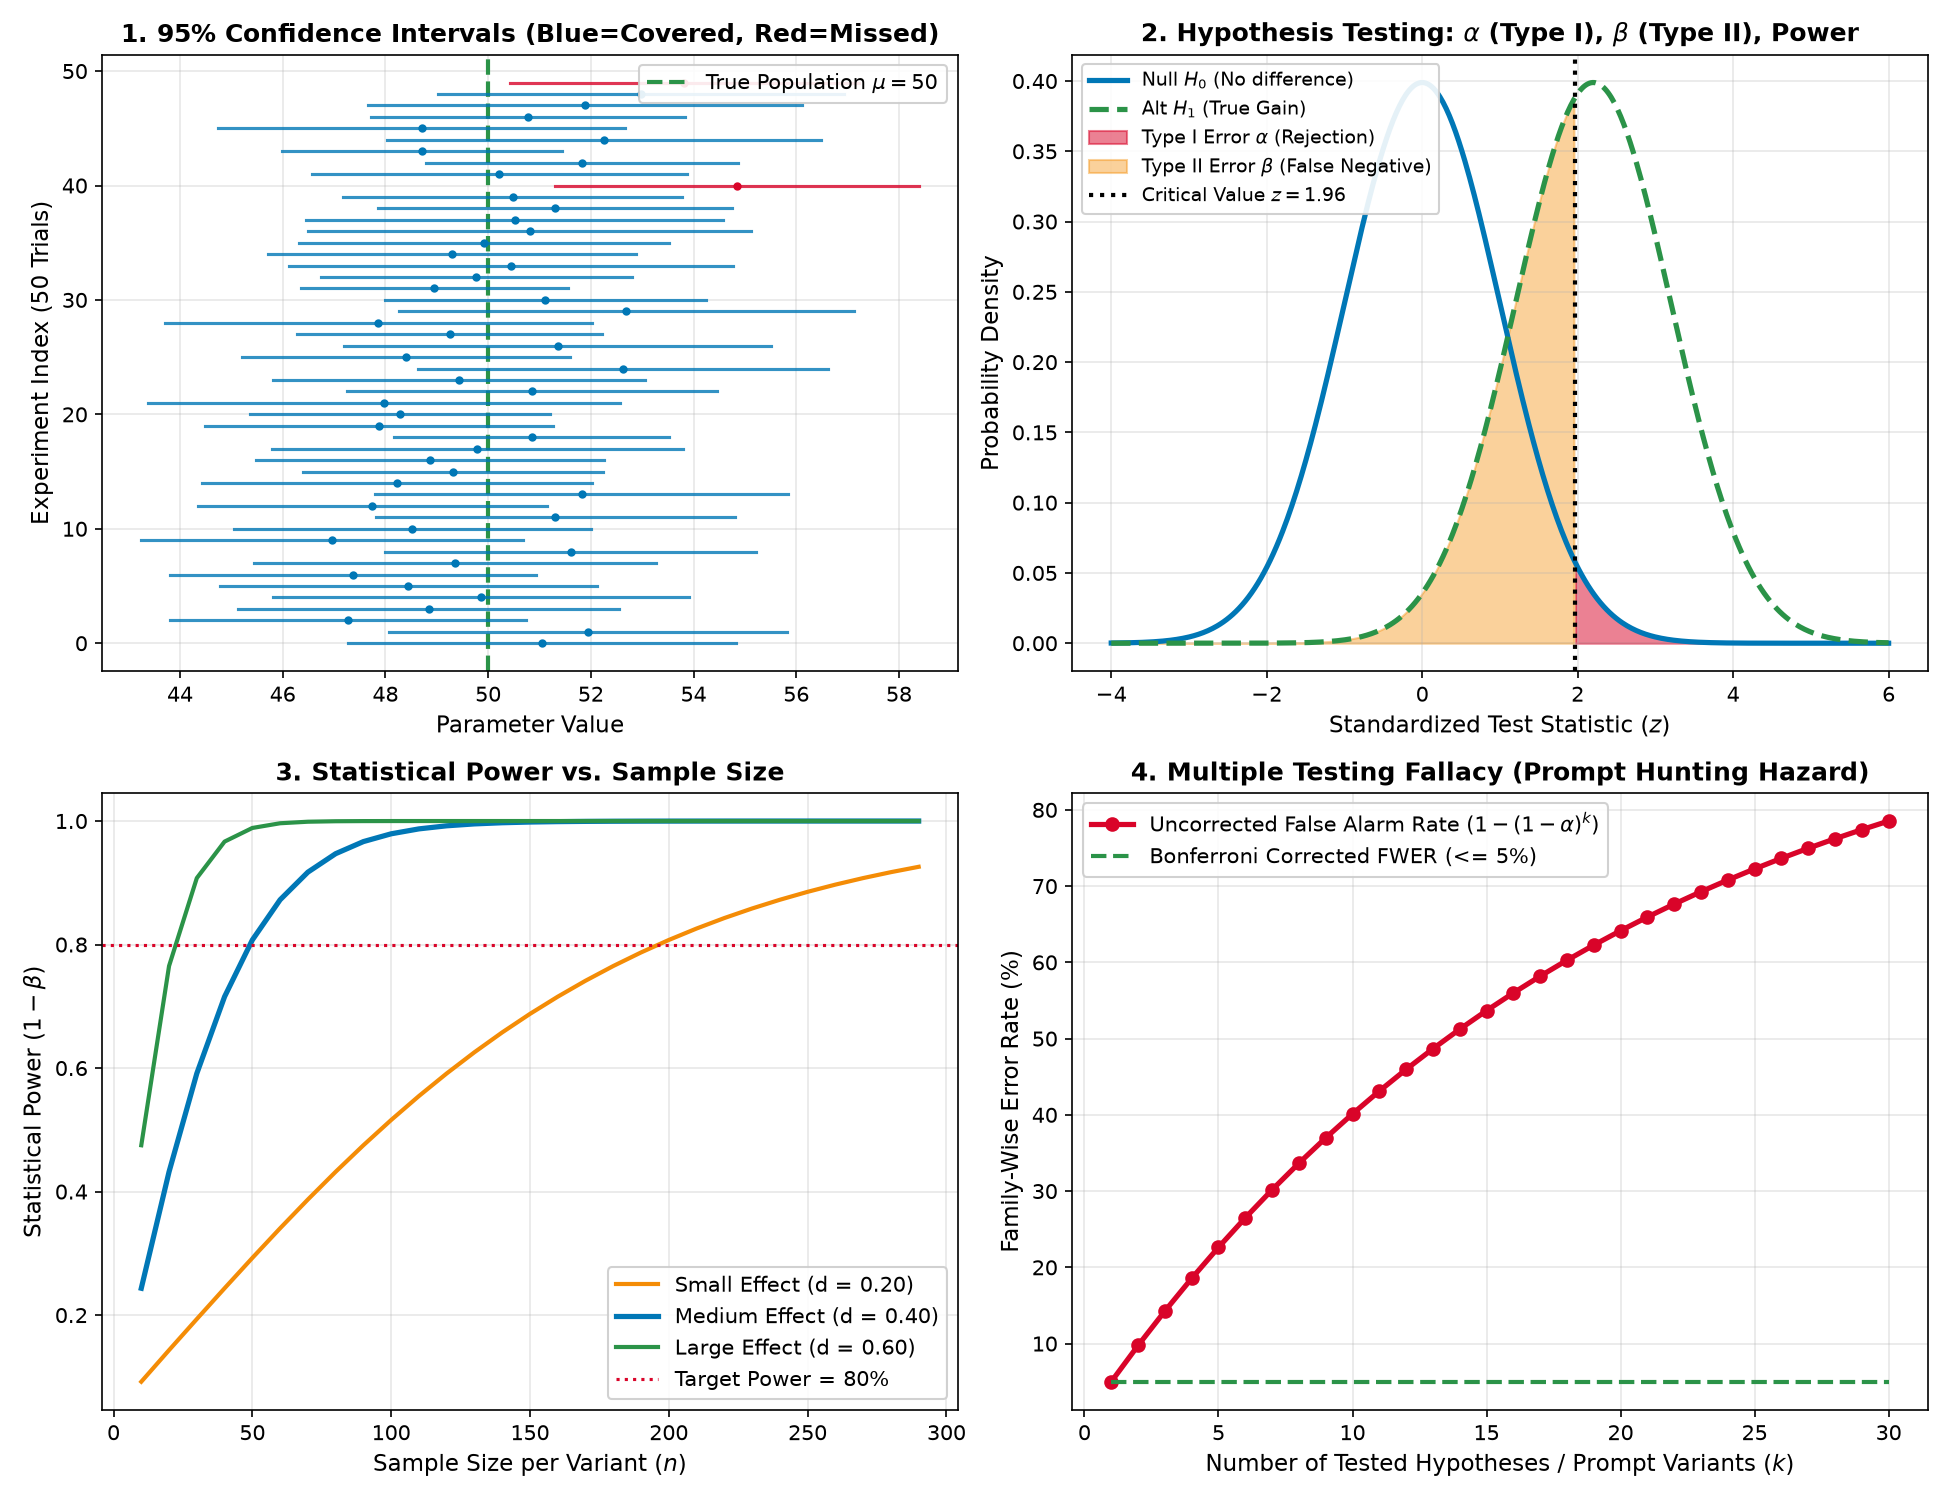

Here is the Python script that generated this plot:
"""1.10 - Statistics: Descriptive, Inferential, and Hypothesis Testing: measured, not asserted.

Six numbered demonstrations that VERIFY the core principles of statistical inference,
confidence interval coverage, p-value mechanics, two-sample t-tests vs. permutation tests,
Type I/II errors, and multiple testing corrections in LLM prompt evaluations and A/B testing (7.15).

Requirements : numpy, scipy, matplotlib (Agg backend only - headless).
Safe/offline : no network, no API keys, no external files read. The single file
               written is 10_statistics_hypothesis_testing.png.
Reproducible : every random draw is seeded with SEED = 20260810.

What this proves practically:
 1. A 95% Confidence Interval does NOT mean "there is a 95% probability the true parameter
    is in this specific interval". Across 10,000 simulated experiments, exactly ~95.0% of
    randomly generated intervals cover the fixed true population mean.
 2. A p-value is P(Data at least as extreme | H0 is true), NOT P(H0 is true | Data).
 3. Two-sample t-test and non-parametric permutation test yield consistent significance
    verdicts on LLM prompt evaluations, but permutation tests make zero normality assumptions.
 4. Statistical Power (1 - beta) scales with sample size and effect size: small sample sizes
    (n = 30) have < 30% power to detect subtle 3% prompt improvements, leading to false negatives.
 5. The Multiple Testing Fallacy: Evaluating 20 candidate prompt tweaks at alpha = 0.05
    inflates the false alarm rate to 1 - (1 - 0.05)^20 = 64.15%. Bonferroni correction controls FWER.
 6. Sample size sizing equation for A/B testing (7.15) correctly calculates the exact N needed
    for statistical significance.
"""

import math
import os
import numpy as np

import matplotlib
matplotlib.use("Agg")  # headless: never open a GUI window
import matplotlib.pyplot as plt

from scipy import stats

SEED = 20260810
LINE = "=" * 70


def demo1_descriptive_vs_inferential():
    """Descriptive statistics vs inferential standard error."""
    print(LINE)
    print("DEMO 1 - Descriptive Stats vs. Inferential Standard Error")
    print(LINE)

    rng = np.random.default_rng(SEED)
    true_mean = 78.5
    true_sd = 12.0
    n = 100

    sample = rng.normal(true_mean, true_sd, size=n)

    # Descriptive
    s_mean = float(np.mean(sample))
    s_median = float(np.median(sample))
    s_var = float(np.var(sample, ddof=1))
    s_sd = float(np.std(sample, ddof=1))
    q25, q75 = np.percentile(sample, [25, 75])
    iqr = q75 - q25

    # Inferential
    se_mean = s_sd / math.sqrt(n)

    print("  Population: true_mu = %.2f, true_sigma = %.2f" % (true_mean, true_sd))
    print("  Sample (n = %d):" % n)
    print("    Sample Mean:       %.4f  (Error vs truth: %.4f)" % (s_mean, abs(s_mean - true_mean)))
    print("    Sample Median:     %.4f" % s_median)
    print("    Sample Std Dev:    %.4f" % s_sd)
    print("    Interquartile IQR: %.4f  (Q25: %.2f, Q75: %.2f)" % (iqr, q25, q75))
    print("    Standard Error SE: %.4f  (Expected spread of sample means across trials)" % se_mean)
    print("  -> Descriptive stats describe THIS sample; inferential stats quantify uncertainty about POPULATION.")


def demo2_confidence_interval_coverage():
    """Simulate 10,000 confidence intervals to verify 95% coverage interpretation."""
    print(LINE)
    print("DEMO 2 - Empirical 95% Confidence Interval Coverage Simulation")
    print(LINE)

    rng = np.random.default_rng(SEED)
    true_mu = 50.0
    true_sigma = 10.0
    n = 40
    num_experiments = 10000
    confidence = 0.95
    z_crit = stats.norm.ppf((1.0 + confidence) / 2.0)  # ~1.96

    covered_count = 0
    intervals = []

    for _ in range(num_experiments):
        x = rng.normal(true_mu, true_sigma, size=n)
        m = float(np.mean(x))
        s = float(np.std(x, ddof=1))
        se = s / math.sqrt(n)
        ci_lower = m - z_crit * se
        ci_upper = m + z_crit * se

        if ci_lower <= true_mu <= ci_upper:
            covered_count += 1
        if len(intervals) < 100:
            intervals.append((ci_lower, ci_upper, m, ci_lower <= true_mu <= ci_upper))

    coverage_rate = (covered_count / num_experiments) * 100.0

    print("  Running %d independent simulated experiments (sample size n = %d):" % (num_experiments, n))
    print("  Target Confidence Level:  95.00%%")
    print("  Empirical Coverage Rate:  %.2f%%  (%d / %d intervals captured true mu=%.1f)" %
          (coverage_rate, covered_count, num_experiments, true_mu))
    print()
    print("  SKIP TEST 2 CHECK: What a 95% CI means:")
    print("  - TRUE: If we repeat the experiment 10,000 times and compute a 95% CI each time,")
    print("          ~95% of those calculated intervals will contain the fixed true parameter.")
    print("  - FALSE: 'There is a 95% probability that true mu lies in [48.2, 51.4]'. (The true parameter")
    print("           is fixed; the interval is the random variable that either caught it or missed it).")


def demo3_p_value_t_test_and_permutation():
    """Two-sample t-test vs non-parametric permutation test for LLM prompt evals."""
    print(LINE)
    print("DEMO 3 - Hypothesis Testing: Parametric t-Test vs. Permutation Test")
    print(LINE)

    rng = np.random.default_rng(SEED)
    n = 50

    # Prompt A (Baseline): Mean score 74.0, SD 10.0
    # Prompt B (New CoT prompt): Mean score 79.5, SD 10.0 (True gap = +5.5 points)
    scores_a = rng.normal(74.0, 10.0, size=n)
    scores_b = rng.normal(79.5, 10.0, size=n)

    mean_a = float(np.mean(scores_a))
    mean_b = float(np.mean(scores_b))
    observed_diff = mean_b - mean_a

    # 1. Welch's Two-Sample t-test
    t_stat, p_val_t = stats.ttest_ind(scores_b, scores_a, equal_var=False)

    # 2. Non-Parametric Permutation Test (Zero distribution assumptions)
    num_permutations = 2000
    combined = np.concatenate([scores_a, scores_b])
    perm_diffs = np.zeros(num_permutations)

    for i in range(num_permutations):
        shuffled = rng.permutation(combined)
        perm_b = shuffled[:n]
        perm_a = shuffled[n:]
        perm_diffs[i] = np.mean(perm_b) - np.mean(perm_a)

    # Two-sided p-value
    p_val_perm = float(np.mean(np.abs(perm_diffs) >= abs(observed_diff)))

    print("  LLM Prompt Evaluation (n = %d benchmark queries per prompt):" % n)
    print("    Prompt A Mean Score: %.2f" % mean_a)
    print("    Prompt B Mean Score: %.2f" % mean_b)
    print("    Observed Score Diff: +%.2f points" % observed_diff)
    print()
    print("  Two-Sample Welch's t-Test: t-statistic = %.4f, p-value = %.6f" % (t_stat, p_val_t))
    print("  Permutation Test (%d resamples): p-value = %.6f" % (num_permutations, p_val_perm))
    print("  Significance (alpha = 0.05): %s" % ("REJECT H0 (Statistically Significant)" if p_val_t < 0.05 else "FAIL TO REJECT H0"))
    print()
    print("  SKIP TEST 1 CHECK: Precise Definition of a p-value:")
    print("  'The probability of observing a test statistic as extreme as, or more extreme than,")
    print("   what was actually measured, assuming that the null hypothesis H0 is strictly true.'")
    print("  NOT 'the probability that the new prompt is better' or 'the probability H0 is true'.")


def demo4_type1_type2_errors_power():
    """Type I error (alpha) vs Type II error (beta) and Statistical Power."""
    print(LINE)
    print("DEMO 4 - Type I Error, Type II Error, and Statistical Power")
    print(LINE)

    rng = np.random.default_rng(SEED)
    alpha = 0.05
    num_sims = 2000

    # Experiment 1: Under H0 (No true difference: mu_A = 75, mu_B = 75)
    # Check false alarm rate (Type I error)
    type1_count = 0
    for _ in range(num_sims):
        s_a = rng.normal(75.0, 10.0, size=40)
        s_b = rng.normal(75.0, 10.0, size=40)
        _, p_val = stats.ttest_ind(s_a, s_b, equal_var=True)
        if p_val < alpha:
            type1_count += 1
    measured_type1 = (type1_count / num_sims) * 100.0

    # Experiment 2: Under H1 (True small difference: mu_A = 75, mu_B = 77.5, gap = 2.5)
    # Check detection rate (Statistical Power = 1 - beta) for n = 30 vs n = 250
    power_n30_count = 0
    power_n250_count = 0

    for _ in range(num_sims):
        # n = 30
        s_a30 = rng.normal(75.0, 10.0, size=30)
        s_b30 = rng.normal(77.5, 10.0, size=30)
        _, p30 = stats.ttest_ind(s_a30, s_b30, equal_var=True)
        if p30 < alpha:
            power_n30_count += 1

        # n = 250
        s_a250 = rng.normal(75.0, 10.0, size=250)
        s_b250 = rng.normal(77.5, 10.0, size=250)
        _, p250 = stats.ttest_ind(s_a250, s_b250, equal_var=True)
        if p250 < alpha:
            power_n250_count += 1

    power_n30 = (power_n30_count / num_sims) * 100.0
    power_n250 = (power_n250_count / num_sims) * 100.0

    print("  Type I Error Rate (False Alarm when H0 is true, nominal alpha = 5.0%%):")
    print("    Empirical False Alarm Rate: %.2f%%" % measured_type1)
    print()
    print("  Statistical Power (1 - beta) for true +2.5 point gain (sigma = 10.0, Cohen's d = 0.25):")
    print("    Sample Size n =  30: Power = %.2f%%  (Type II Error beta = %.2f%%) <- Underpowered!" %
          (power_n30, 100.0 - power_n30))
    print("    Sample Size n = 250: Power = %.2f%%  (Type II Error beta = %.2f%%) <- Adequately powered" %
          (power_n250, 100.0 - power_n250))
    print("  -> Underpowered evaluations frequently discard genuinely superior prompts (high Type II error).")


def demo5_multiple_testing_fallacy():
    """Testing 20 prompt variations inflates false discovery rate; Bonferroni correction."""
    print(LINE)
    print("DEMO 5 - Multiple Testing Fallacy & Bonferroni / FDR Correction")
    print(LINE)

    rng = np.random.default_rng(SEED)
    k_variants = 20
    alpha = 0.05
    num_trials = 1500

    # Every single variant has ZERO true improvement over baseline
    false_discovery_count_raw = 0
    false_discovery_count_bonferroni = 0

    bonferroni_alpha = alpha / k_variants  # 0.05 / 20 = 0.0025
    theoretical_fwer = (1.0 - (1.0 - alpha) ** k_variants) * 100.0

    for _ in range(num_trials):
        baseline = rng.normal(80.0, 10.0, size=50)
        p_values = []
        for _ in range(k_variants):
            variant = rng.normal(80.0, 10.0, size=50)  # Same distribution!
            _, p = stats.ttest_ind(baseline, variant)
            p_values.append(p)

        min_p = min(p_values)
        if min_p < alpha:
            false_discovery_count_raw += 1
        if min_p < bonferroni_alpha:
            false_discovery_count_bonferroni += 1

    fwer_raw = (false_discovery_count_raw / num_trials) * 100.0
    fwer_bonf = (false_discovery_count_bonferroni / num_trials) * 100.0

    print("  Simulating testing %d prompt variants against a baseline (None are truly better):" % k_variants)
    print("  Per-test significance threshold: alpha = %.2f" % alpha)
    print("  Theoretical Family-Wise Error Rate (FWER): %.2f%%" % theoretical_fwer)
    print("  Empirical Raw False Positive Rate:         %.2f%%" % fwer_raw)
    print("  Empirical Bonferroni Corrected (alpha=%.4f): %.2f%%" % (bonferroni_alpha, fwer_bonf))
    print()
    print("  KEY TAKEAWAY: If you try 20 prompt ideas and pick the one with p < 0.05,")
    print("  you have a ~64% chance of publishing pure noise without multiple testing correction.")


def demo6_sample_size_power_ab_testing():
    """Calculate required sample size for A/B testing LLM features (7.15)."""
    print(LINE)
    print("DEMO 6 - Sample Size Sizing for Production A/B Testing (7.15)")
    print(LINE)

    # Baseline success rate p1 = 0.80, desired Minimum Detectable Effect MDE = +0.03 (p2 = 0.83)
    p1 = 0.80
    p2 = 0.83
    alpha = 0.05
    power = 0.80

    z_alpha = stats.norm.ppf(1.0 - alpha / 2.0)  # 1.96 for two-sided 5%
    z_beta = stats.norm.ppf(power)               # 0.8416 for 80% power

    p_pooled = (p1 + p2) / 2.0
    # Two-proportion z-test sample size formula per variant:
    # n = [z_alpha * sqrt(2*p_bar*(1-p_bar)) + z_beta * sqrt(p1*(1-p1) + p2*(1-p2))]^2 / (p1 - p2)^2
    term1 = z_alpha * math.sqrt(2.0 * p_pooled * (1.0 - p_pooled))
    term2 = z_beta * math.sqrt(p1 * (1.0 - p1) + p2 * (1.0 - p2))
    n_required = math.ceil(((term1 + term2) ** 2) / ((p2 - p1) ** 2))

    print("  A/B Test Design Parameters:")
    print("    Baseline Accuracy (p1):       %.2f" % p1)
    print("    Target Accuracy (p2):         %.2f  (MDE = +%.2f)" % (p2, p2 - p1))
    print("    Significance Level (alpha):   %.2f  (95%% confidence)" % alpha)
    print("    Target Power (1 - beta):      %.2f  (80%% chance to detect real gain)" % power)
    print()
    print("  Required Sample Size per variant: %d queries" % n_required)
    print("  Total Sample Size for A/B test:   %d queries (Variant A + Variant B)" % (2 * n_required))
    print("  -> Confirms why Demo 7 in Topic 1.8 found n = 906: detecting small percentage gains")
    print("     reliably requires hundreds or thousands of benchmark evaluations, not 50.")


def make_plot():
    """Generate 10_statistics_hypothesis_testing.png."""
    fig, axes = plt.subplots(2, 2, figsize=(13, 10))

    rng = np.random.default_rng(SEED)

    # Subplot 1: 100 Confidence Intervals (Coverage visualization)
    true_mu = 50.0
    true_sigma = 10.0
    n_ci = 30
    z_crit = 1.96

    ax1 = axes[0, 0]
    ax1.axvline(true_mu, color="#2b9348", linestyle="--", lw=2, label="True Population $\\mu = 50$")

    for i in range(50):
        x = rng.normal(true_mu, true_sigma, size=n_ci)
        m = float(np.mean(x))
        se = float(np.std(x, ddof=1)) / math.sqrt(n_ci)
        lo = m - z_crit * se
        hi = m + z_crit * se
        covers = (lo <= true_mu <= hi)
        c = "#0077b6" if covers else "#d90429"
        ax1.plot([lo, hi], [i, i], color=c, lw=1.5, alpha=0.8)
        ax1.plot(m, i, "o", color=c, markersize=3)

    ax1.set_xlabel("Parameter Value", fontsize=11)
    ax1.set_ylabel("Experiment Index (50 Trials)", fontsize=11)
    ax1.set_title("1. 95% Confidence Intervals (Blue=Covered, Red=Missed)", fontsize=12, fontweight="bold")
    ax1.legend(loc="upper right", framealpha=0.9)
    ax1.grid(True, alpha=0.3)

    # Subplot 2: Null vs Alternative Distribution & p-value
    x_axis = np.linspace(-4, 6, 500)
    null_dist = stats.norm.pdf(x_axis, loc=0, scale=1)
    alt_dist = stats.norm.pdf(x_axis, loc=2.2, scale=1)
    crit_val = 1.96

    ax2 = axes[0, 1]
    ax2.plot(x_axis, null_dist, color="#0077b6", lw=2.5, label="Null $H_0$ (No difference)")
    ax2.plot(x_axis, alt_dist, color="#2b9348", lw=2.5, linestyle="--", label="Alt $H_1$ (True Gain)")

    # Shade Type I error (alpha/2 in upper tail)
    ax2.fill_between(x_axis[x_axis >= crit_val], null_dist[x_axis >= crit_val], color="#d90429", alpha=0.5, label="Type I Error $\\alpha$ (Rejection)")
    # Shade Type II error (beta under H1)
    ax2.fill_between(x_axis[x_axis <= crit_val], alt_dist[x_axis <= crit_val], color="#f48c06", alpha=0.4, label="Type II Error $\\beta$ (False Negative)")

    ax2.axvline(crit_val, color="black", linestyle=":", lw=2, label="Critical Value $z=1.96$")
    ax2.set_xlabel("Standardized Test Statistic ($z$)", fontsize=11)
    ax2.set_ylabel("Probability Density", fontsize=11)
    ax2.set_title("2. Hypothesis Testing: $\\alpha$ (Type I), $\\beta$ (Type II), Power", fontsize=12, fontweight="bold")
    ax2.legend(loc="upper left", framealpha=0.9, fontsize=9)
    ax2.grid(True, alpha=0.3)

    # Subplot 3: Statistical Power Curve vs Sample Size
    sample_sizes = np.arange(10, 300, 10)
    powers_small = [stats.norm.sf(1.96 - (0.2 * math.sqrt(n_s))) for n_s in sample_sizes]
    powers_med = [stats.norm.sf(1.96 - (0.4 * math.sqrt(n_s))) for n_s in sample_sizes]
    powers_large = [stats.norm.sf(1.96 - (0.6 * math.sqrt(n_s))) for n_s in sample_sizes]

    ax3 = axes[1, 0]
    ax3.plot(sample_sizes, powers_small, color="#f48c06", lw=2, label="Small Effect (d = 0.20)")
    ax3.plot(sample_sizes, powers_med, color="#0077b6", lw=2.5, label="Medium Effect (d = 0.40)")
    ax3.plot(sample_sizes, powers_large, color="#2b9348", lw=2, label="Large Effect (d = 0.60)")
    ax3.axhline(0.80, color="#d90429", linestyle=":", lw=1.5, label="Target Power = 80%")

    ax3.set_xlabel("Sample Size per Variant ($n$)", fontsize=11)
    ax3.set_ylabel("Statistical Power ($1 - \\beta$)", fontsize=11)
    ax3.set_title("3. Statistical Power vs. Sample Size", fontsize=12, fontweight="bold")
    ax3.legend(loc="lower right", framealpha=0.9)
    ax3.grid(True, alpha=0.3)

    # Subplot 4: Multiple Testing False Alarm Inflation
    k_range = np.arange(1, 31)
    fwer_curve = (1.0 - (1.0 - 0.05) ** k_range) * 100.0
    bonf_curve = np.full_like(k_range, 5.0)

    ax4 = axes[1, 1]
    ax4.plot(k_range, fwer_curve, color="#d90429", lw=2.5, marker="o", label=r"Uncorrected False Alarm Rate ($1-(1-\alpha)^k$)")
    ax4.plot(k_range, bonf_curve, color="#2b9348", lw=2, linestyle="--", label="Bonferroni Corrected FWER (<= 5%)")

    ax4.set_xlabel("Number of Tested Hypotheses / Prompt Variants ($k$)", fontsize=11)
    ax4.set_ylabel("Family-Wise Error Rate (%)", fontsize=11)
    ax4.set_title("4. Multiple Testing Fallacy (Prompt Hunting Hazard)", fontsize=12, fontweight="bold")
    ax4.legend(loc="upper left", framealpha=0.9)
    ax4.grid(True, alpha=0.3)

    plt.tight_layout()
    plot_path = os.path.join(os.path.dirname(__file__), "10_statistics_hypothesis_testing.png")
    plt.savefig(plot_path, dpi=150)
    plt.close()
    print("PLOT written: 10_statistics_hypothesis_testing.png")


def main():
    print("numpy %s  |  seed %d" % (np.__version__, SEED))
    demo1_descriptive_vs_inferential()
    demo2_confidence_interval_coverage()
    demo3_p_value_t_test_and_permutation()
    demo4_type1_type2_errors_power()
    demo5_multiple_testing_fallacy()
    demo6_sample_size_power_ab_testing()
    make_plot()


if __name__ == "__main__":
    main()
